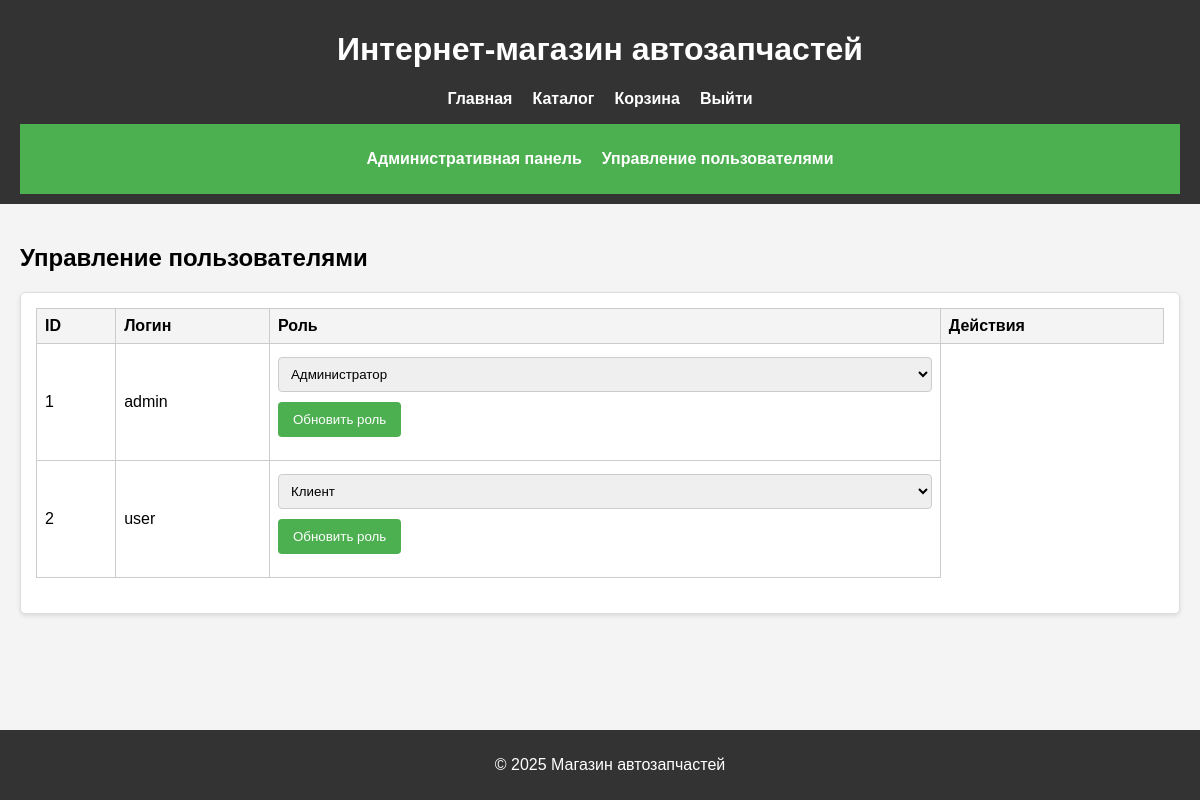
Screenshot of /manage_users (signed in) with the database file from the repository.
### tables this page shows
CREATE TABLE Users (
                UserID INTEGER PRIMARY KEY AUTOINCREMENT,
                Login TEXT UNIQUE,
                PasswordHash TEXT,
                Role TEXT CHECK(Role IN ('client', 'admin')) DEFAULT 'client'
            );

### app.py (the view)
@app.route('/manage_users')
def manage_users():
    if session.get('role') != 'admin':
        flash('Доступ запрещен!', 'error')
        return redirect(url_for('home'))
    conn = get_db_connection()
    users = conn.execute("SELECT * FROM Users").fetchall()
    conn.close()
    return render_template('manage_users.html', users=users)

### app.py (called while the page is built)
def get_db_connection():
    conn = sqlite3.connect(DATABASE)
    conn.row_factory = sqlite3.Row
    return conn

### templates/manage_users.html
{% extends "index.html" %}
{% block content %}
<h2>Управление пользователями</h2>
<div class="admin-sections">
    <table>
        <thead>
            <tr>
                <th>ID</th>
                <th>Логин</th>
                <th>Роль</th>
                <th>Действия</th>
            </tr>
        </thead>
        <tbody>
            {% for user in users %}
            <tr>
                <td>{{ user.UserID }}</td>
                <td>{{ user.Login }}</td>
                <td>
                    <form action="{{ url_for('update_user_role', user_id=user.UserID) }}" method="POST">
                        <select name="role">
                            <option value="client" {% if user.Role == 'client' %}selected{% endif %}>Клиент</option>
                            <option value="admin" {% if user.Role == 'admin' %}selected{% endif %}>Администратор</option>
                        </select>
                        <button type="submit">Обновить роль</button>
                    </form>
                </td>
            </tr>
            {% endfor %}
        </tbody>
    </table>
</div>
{% endblock %}

### static/styles.css (style rules this page uses)
body { font-family: Arial, sans-serif; margin: 0; padding: 0; background-color: #f4f4f4; overflow-y: auto; min-height: 100vh; }
button { background-color: #4CAF50; color: white; padding: 10px 15px; border: none; border-radius: 4px; cursor: pointer; }
.admin-sections { margin-bottom: 20px; padding: 15px; background-color: #fff; border: 1px solid #ddd; border-radius: 5px; box-shadow: 0 2px 4px rgba(0, 0, 0, 0.1); overflow-y: auto; max-height: 600px; }
.admin-sections table { width: 100%; border-collapse: collapse; }
table { width: 100%; border-collapse: collapse; margin-bottom: 20px; }
table th, table td { border: 1px solid #ddd; padding: 8px; text-align: left; }
form { margin-bottom: 15px; }
form input, form select, form textarea { width: 100%; padding: 8px; margin-top: 5px; margin-bottom: 10px; border: 1px solid #ccc; border-radius: 4px; }
.admin-sections th, .admin-sections td { border: 1px solid #ccc; padding: 8px; text-align: left; }
.admin-sections th { background-color: #f4f4f4; }

### rows the page displays
Users: UserID "1", Login "admin", role "Администратор"
Users: UserID "2", Login "user", role "Клиент"
